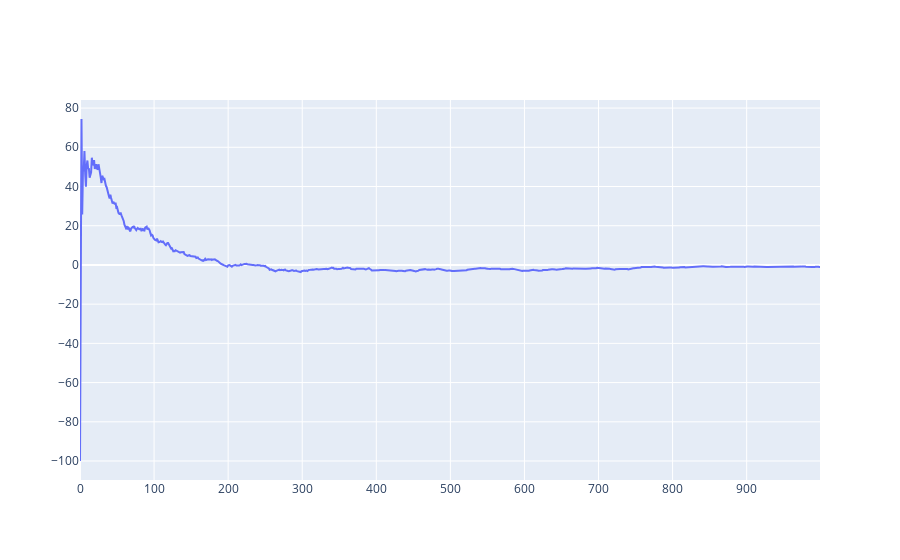

The notebook cell saved with this chart:
### Markdown cell above
We can also plot the relative error (%) evolution:

### Code cell
errors = [100*(mean-TRUE_MEAN)/TRUE_MEAN for mean in means]

# Plot
fig = go.Figure()
fig.add_trace(go.Scatter(x=x_axis, y=errors,
                    mode='lines',
                    name='Error relative to the true mean (%)'))
fig.show()

### Figure 1 — Plotly figure (JSON) as saved in the notebook; plotly's stock layout.template omitted (floating-point values rounded to 4 significant figures; data arrays with more than 128 entries replaced by an {"elided": "..."} marker saying what was removed)
{"data": [{"mode": "lines", "name": "Error relative to the true mean (%)", "type": "scatter", "x": {"elided": "1000 int values"}, "y": {"elided": "1000 float values"}}], "layout": {}}
